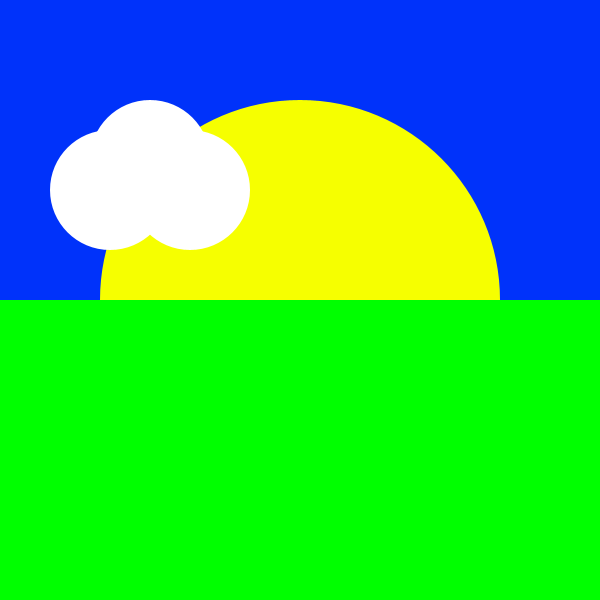
Frame 1 (no input)
Frame 60 (the mouse pressed at the canvas centre just before this capture): identical to frame 1, image omitted
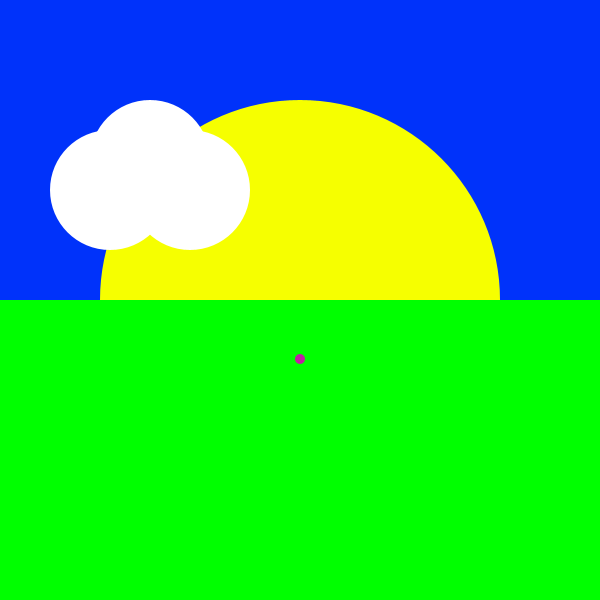
Frame 120 (the mouse held since frame 60 and released just before this capture)

The Processing sketch that drew these frames (run headless with seeded random() and noise(); from frame 60 on, the mouse is pressed at the canvas centre):

// Processing sketch: processing_53847
// ── processing_53847.pde

/*Assignment *4
 *Nancy Toure
 *ntoure@brynmawr.edu
 *CS 110 Section 2
 *Submitted 2/27/2012
 This program contains the code for creating
 an object and an array. Arrays were used to make multiply
 falling raindrops. When you press anywhere on
 the screen a raindrop appears and it has a
 maximum number of raindrops. This drawing
 was diffucult because it involved
 bringing together different topics in order to make
 an animated sketch.
 */


//maximum number of raindrops
int MAX_NUM_OBJECTS = 20;
//Array of Raindrops
Raindrop[] drops = new Raindrop[MAX_NUM_OBJECTS];
int idx=0;



float w;
float h;

void setup () {
  //sky and ground
  size(600, 600);

  w= width;
  h= height/2;
}
float r;// x ellipse cloud
float s;// y ellipse cloud
float u;//width of ellipse cloud
float v;//height of ellipse cloud


void draw () {
  //drawing cloud
  r=width/4;
  s=height/4;
  u=width/5;
  v=height/5;
  //sky
  noStroke();
  smooth();
  background(0, 50, 250);
  
   //horizon of the sun
  for (int i= 400; i>50; i-=30) {
    noStroke();
    fill(246, 255, 0);
    ellipse(width/2, height/2, i, i);
  }

  //ground, grass area
  noStroke();
  fill(0, 255, 0);
  rect(0, h, w, h);

  //drawing cloud
  fill(255);
  noStroke();
  smooth();
  ellipse(r, s+10, u, v);
  ellipse(r+40, s+40, u, v);
  ellipse(r-40, s+40, u, v);

  for ( int i=0; i<drops.length;i++) {
    if ( drops[i] != null)
    {
      drops[i].display();
      drops[i].step();
    }
  }
}


void mousePressed () {
  drops [idx]= new Raindrop(mouseX, mouseY);
  idx=(idx+1) % MAX_NUM_OBJECTS;
}



//A raindrop class
class Raindrop {
  int w;
  int h;
  float x;
  float y;

  //Constructor of Raindrop
  Raindrop(float c, float d ) {
    x=c;
    y=d;
    h=10;
    w=10;
  }

  void display () {
    fill(random(255), random(255), random(255));
    ellipse(x, y, w, h);
  }


  void step() {
    y= y+1;
  }
}
